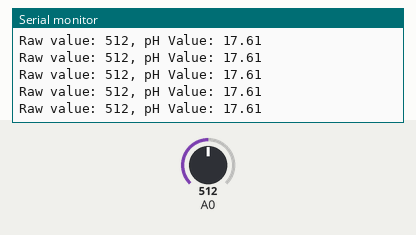
Bench run of a sketch on a simulated Arduino Uno, built with avr-gcc and run on an emulated ATmega328P. Shown: the last lines printed to the serial monitor. The test bench sets the inputs (shaded band); at power-on: A0 = 512.

Above: at 4.2 s.
4.3 s: A0 set to 759
At 5.2 s:
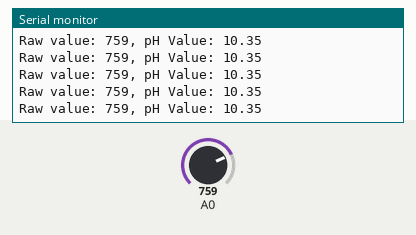
7.3 s: A0 set to 788
At 8.3 s:
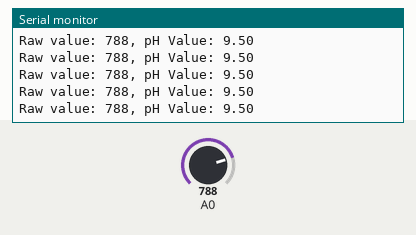
10.3 s: A0 set to 989
At 11.2 s:
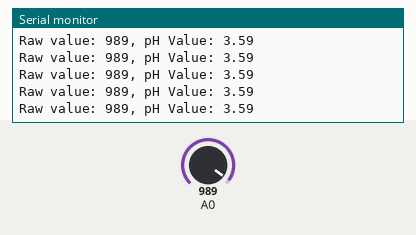
11.8 s: A0 set to 1011
At 12.8 s:
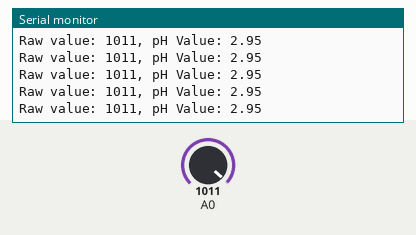
Timing chart, 0 to 14.8 s (numbered marks = the images above; inputs shaded):
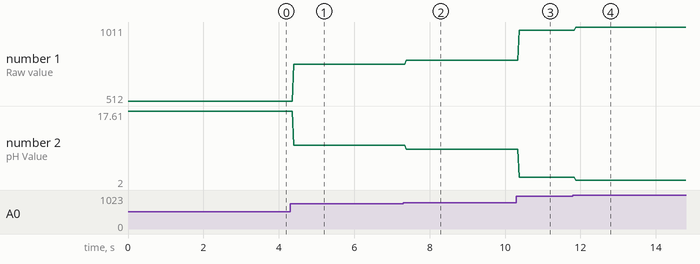

The sketch:

pH_sensor.ino
```cpp
int pH_Value;
float Voltage;

void setup() {
  pinMode(pH_Value, INPUT);
  Serial.begin(9600); // Initialize Serial communication

}

void loop() {
  pH_Value = analogRead(A0);
  Voltage = map(pH_Value, 805, 975, 900,400 ) / 100.0;
  Serial.print("Raw value: ");
  Serial.print(pH_Value);
  Serial.print(", pH Value: ");
  Serial.println(Voltage,2); // Print the pH value


}
```

wiring_system.ino
```cpp
//          Arduino Uno             |          NRF24L01 Module
//----------------------------------|----------------------------------
//⮙ 3.3V -------------------------> | ⮙ VCC
//⮛ GND  -------------------------> | ⮛ GND
//⮙ D9   -------------------------> | ⮙ CE
//⮙ D10  -------------------------> | ⮙ CSN
//⮙ D13  -------------------------> | ⮙ SCK
//⮙ D11  -------------------------> | ⮙ MOSI
//⮙ D12  -------------------------> | ⮙ MISO
```

Measured:
- after the input at 4.3 s, the serial monitor: prints a new line after 0.09 s (image 1)
- after the input at 7.3 s, the serial monitor: prints a new line after 0.08 s (image 2)
- after the input at 10.3 s, the serial monitor: prints a new line after 0.07 s (image 3)
- after the input at 11.8 s, the serial monitor: prints a new line after 0.07 s (image 4)
- plotted number 1: 512 → 759 after the input at 4.3 s, 759 → 788 after the input at 7.3 s, 788 → 989 after the input at 10.3 s, 989 → 1011 after the input at 11.8 s
- plotted number 2: 17.61 → 10.35 after the input at 4.3 s, 10.35 → 9.5 after the input at 7.3 s, 9.5 → 3.59 after the input at 10.3 s, 3.59 → 2 after the input at 11.8 s
